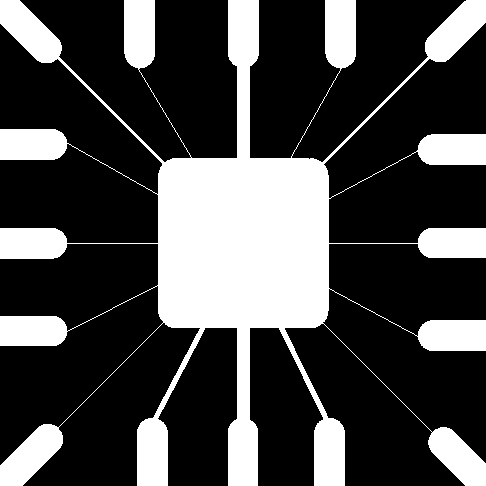
#> input picture Immagini/immagini_lab_morfologia/circbw_bool.tif, 486 x 486 px
$ python Es_1_1_3.py
#> lines starting #> are read from the running program, lines starting #| are printed output that depends on the picture; after the words box and inside, x2 and y2 are one past the last pixel; in counts of white or black regions, pixels touching at a corner belong together
# -*- coding: utf-8 -*-
"""
Created on Wed Apr 16 19:25:27 2025

@author: david
"""

import skimage.io as io
import numpy as np
import matplotlib.pyplot as plt
import scipy.ndimage as ndi
import skimage.morphology as morph

x= np.float64(io.imread('../Immagini//immagini_lab_morfologia/circbw_bool.tif'))
#> x: shape (486, 486) float64; values 0 (black) and 1 (white), 28.1% white; 1 white region, box (x1, y1, x2, y2) and area: (0, 0, 486, 486) 66259
plt.figure(1)
plt.imshow(x, clim=None, cmap='gray')

b = morph.rectangle(50, 60)
y = morph.opening(x,b)
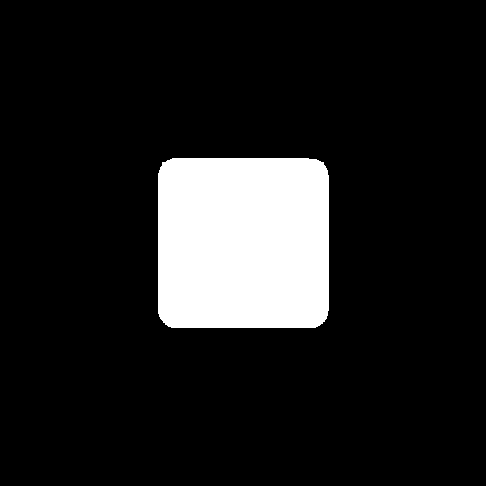
#> y: shape (486, 486) float64; values 0 (black) and 1 (white), 12.2% white; 1 white region, box (x1, y1, x2, y2) and area: (158, 158, 329, 328) 28770
plt.figure(2)
plt.imshow(y, clim=None, cmap='gray')
plt.title('Applicazione dell opening')
